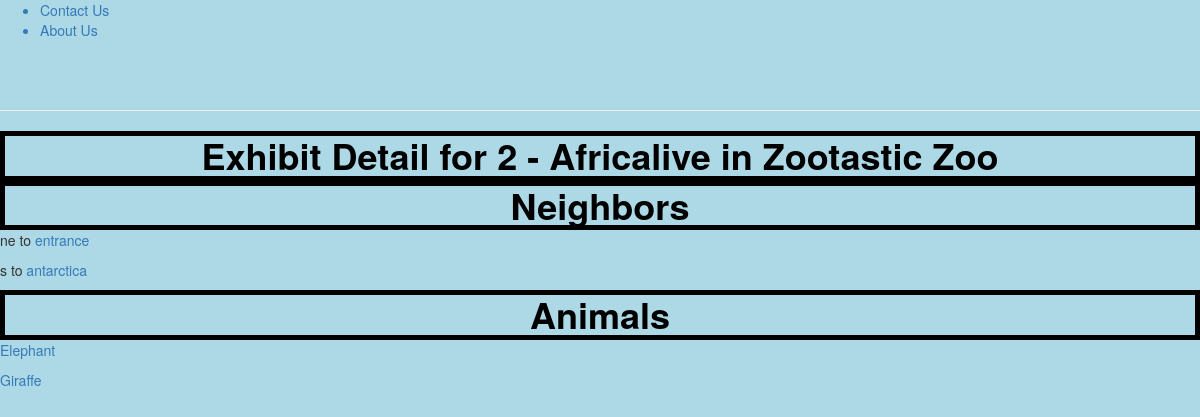
/zoo/exhibit/2, run on the app's committed database.
### zoo/models.py (models this page shows, shortened)
class Exhibit(models.Model):
	name = models.CharField(max_length=200, help_text="Enter Exhbit Name")
	zoo = models.ForeignKey('Zoo', on_delete=models.SET_NULL, null=True)
	def get_absolute_url(self):
		return reverse('exhibitDetail', args=[str(self.id)])

class Zoo(models.Model):
	name = models.CharField(max_length=200, help_text="Enter Zoo Name")
	logoFileName = models.CharField(max_length=200, help_text="Enter logo file name", null=True)

class ExhibitNeighbor(models.Model):
	fromExhibit = models.ForeignKey('Exhibit', on_delete=models.SET_NULL, null=True, related_name='fromExhibit')
	toExhibit = models.ForeignKey('Exhibit', on_delete=models.SET_NULL, null=True, related_name='toExhibit')
	CARDINAL = (
	    ('n', 'North'),
	    ('s', 'South'),
	    ('w', 'West'),
	    ('e', 'East'),
	    ('nw', 'Northwest'),
	    ('ne', 'Northeast'),
	    ('sw', 'Southwest'),
	    ('se', 'Southeast')
	)
	direction = models.CharField(max_length=2, choices=CARDINAL, help_text="Enter Direction", null=True, blank=True)

class Animal(models.Model):
	name = models.CharField(max_length=200, help_text="Enter Animal Name")
	imageFileName = models.CharField(max_length=200, help_text="Enter logo file name", null=True)
	exhibit = models.ForeignKey('Exhibit', on_delete=models.SET_NULL, null=True)
	soundFileName = models.CharField(max_length=200, help_text="Enter sound file name", null=True, blank=True)
	tricksDescription = models.TextField(max_length=1000, help_text='Enter a description of the tricks')
	dietDescription = models.TextField(max_length=1000, help_text='Enter a description of the diet')
	def get_absolute_url(self):
		return reverse('animalDetail', args=[str(self.id)])

### zoo/views.py (the view)
# urls.py: path('exhibit/<int:pk>', views.ExhibitDetailView.as_view(), name='exhibitDetail'),
class ExhibitDetailView(generic.DetailView):
    model = Exhibit

### zoo/templates/zoo/exhibit_detail.html
{% extends "base_generic.html" %}
{% block content %}
<h1>Exhibit Detail for {{ exhibit.id }} - {{ exhibit.name }} in {{ exhibit.zoo.name }}</h1>
<h1>Neighbors</h1>
{% for neighbor in exhibit.fromExhibit.all %}
 <p>{{ neighbor.direction }} to <a href="{{neighbor.toExhibit.get_absolute_url}}">{{ neighbor.toExhibit.name }}</a></p>
{% endfor %}
<h1>Animals</h1>
{% for animal in exhibit.animal_set.all %}
 <p><a href="{{animal.get_absolute_url}}"> {{ animal.name }}</a></p>
{% endfor %}
{% endblock %}

### zoo/static/css/styles.css (style rules this page uses)
h1 { color:black; font-weight: bold; margin: auto; text-align: center; border-style: solid; border-width: 5px; }
body { background-color:#ADD8E6; }

### data on the page
Exhibit: id "2", name "Africalive", zoo.name "Zootastic Zoo"
ExhibitNeighbor: direction "ne", toExhibit.name "entrance"
ExhibitNeighbor: direction "s", toExhibit.name "antarctica"
Animal: name "Elephant"
Animal: name "Giraffe"
